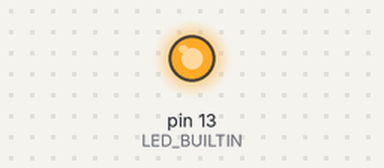
Bench run of a sketch on a simulated Arduino Uno, built with avr-gcc and run on an emulated ATmega328P. Parts: output pins drawn as LEDs (lit = HIGH). Random numbers use the default seed unless the sketch sets one; what the sketch prints to the serial monitor is not drawn.

Above: at 0.5 s.
At 3.5 s:
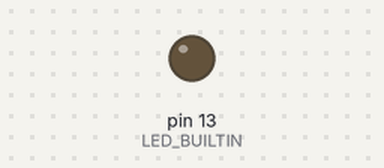
Timing chart, 0 to 7.8 s (numbered marks = the images above):
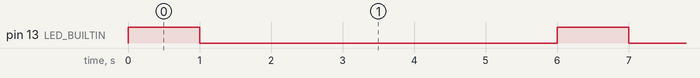

Measured:
- by itself, pin 13 (LED_BUILTIN): alternates HIGH for 1.0 s and LOW for 5.0 s

The sketch:

Blink.ino
```cpp
String input;

void setup() {
  Serial.begin(9600);

  // initialize digital pin LED_BUILTIN as an output.
  pinMode(LED_BUILTIN, OUTPUT);
}

// the loop function runs over and over again forever
void loop() {
  digitalWrite(LED_BUILTIN, HIGH);   // turn the LED on (HIGH is the voltage level)
  delay(1000);                       // wait for a second
  digitalWrite(LED_BUILTIN, LOW);    // turn the LED off by making the voltage LOW
  delay(5000);                       // wait for a second

  // A comming function declared in another ino file in this project
  Serial_print();

  // To receive a char and show it
  if (Serial.available() > 0) {
    input = Serial.readString();

    Serial.println(input.toInt());
  }
}
```

Test.ino
```cpp
void Serial_print()
{
    Serial.println("test Serial monitor");
    Serial.println(rand());
}
```
